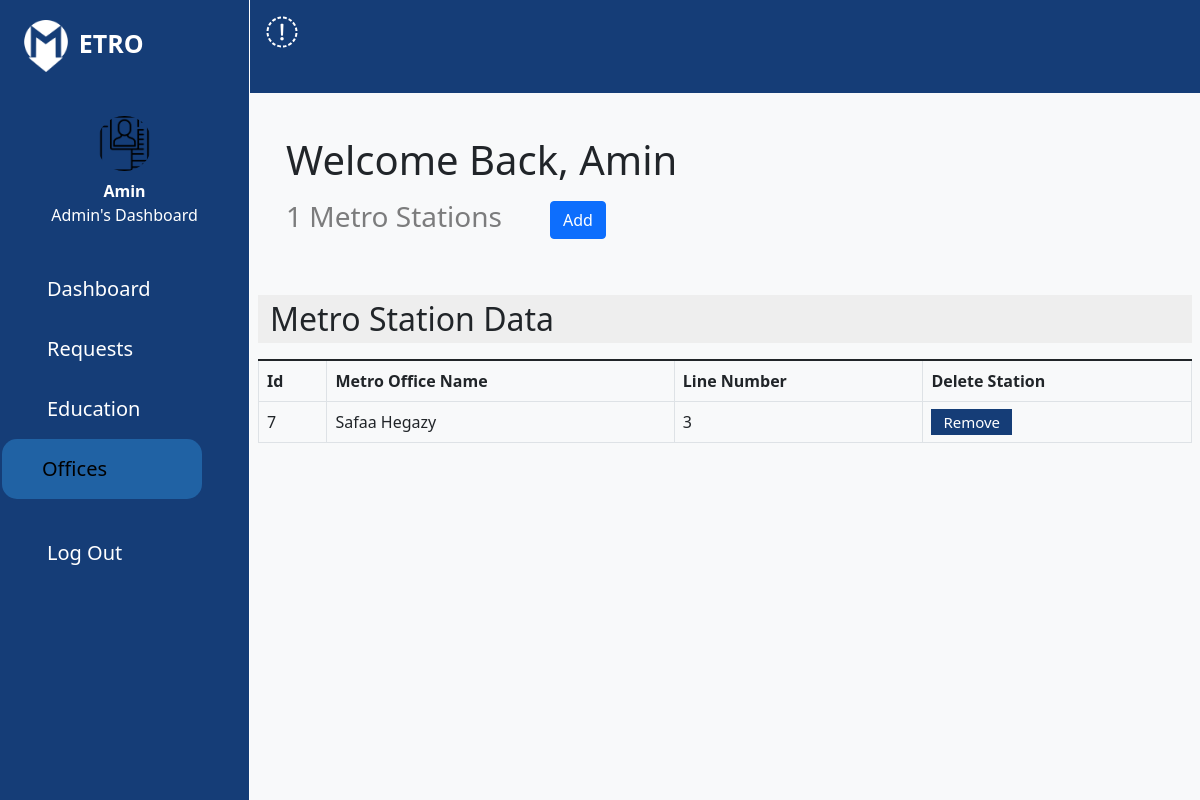
Screenshot of /assets/dashboardOffices.php (signed in) with the database file from the repository.
### tables this page shows
CREATE TABLE `metro_office` (
  `id` int(11) NOT NULL,
  `metro_station_name` varchar(255) NOT NULL,
  `line_number` int(11) NOT NULL,
  `password` int(11) NOT NULL
);

### assets/dashboardOffices.php (the view, shortened to what this page needs)
<?php
include '../config/config.php';
$admin_id = $_SESSION['admin_id'];
$sql = "SELECT * FROM `admin` WHERE id='$admin_id'";
$result = mysqli_query($conn, $sql);
$admin_arr = mysqli_fetch_assoc($result);
$stmt_1 = "SELECT COUNT(*) FROM `metro_office`";
$result_2 = mysqli_query($conn, $stmt_1);
$count_edu = mysqli_fetch_assoc($result_2);
$stmt_2 = "SELECT * FROM `metro_office`";
$result_3 = mysqli_query($conn, $stmt_2);
?>
<!DOCTYPE html>
<html lang="en">
<head>
    <link rel="stylesheet" href="sassPract/css/normalize.css">
    <link rel="stylesheet" href="sassPract/css/all.min.css">
    <link rel="stylesheet" href="sassPract/css/bootstrap.min.css">
    <link rel="stylesheet" href="sassPract/css/main.css">
</head>
<body>
<div class="mainWrapper mainWrapperReq">
    <nav id="sidebar" class="sidebar toggled">
        <div class="sidebar-brand" >
            <img src="sassPract/css/img/adminIcons/istanbul-metro-logo.png" style="filter: invert();" class="w-25" alt=""> ETRO
        </div>
        <div class="sidebar-content">
            <div class="sidebar-user">
                <img src="sassPract/css/img/adminIcons/personal-information.png " class="w-25 img-fluid rounded-circle mb-2" alt="admin">
                <div class="fw-bold"><?=$admin_arr['admin_name']?></div>
                <p>Admin's Dashboard</p>
            </div>
            <ul class="sidebar-nav ">
                    <ul>
                        <li class="sidebar-item "><a class="sidebar-link text-white" href="dashboard.php">Dashboard</a></li>
                        <li class="sidebar-item "><a class="sidebar-link text-white" href="dashboardReq.php">Requests</a></li>
                        <li class="sidebar-item "><a class="sidebar-link text-white" href="dashboardEdu.php">Education</a></li>
                        <li class="sidebar-item dashLinkActive"><a class="sidebar-link"href="#">Offices</a></li>  <br>
                        <li class="sidebar-item"><form action="" method="get"><button name="logout" class="sidebar-link text-white" style="border: 0px;" >Log Out</button></form></li>
                    </ul>
            </ul>
        </div>
    </nav>
<div class="main d-flex  flex-column bg-light ">
    <div>
        <nav class="navbar navbar-expand-lg navbar-light  p-3 sticky-top">
            <a class=" d-flex me-2 sidebar-toggle">
                <i class="fa-sharp fa-solid fa-bars fa-2x " style="color: white; cursor: pointer;"></i>
            </a>
            </div>
   <div class="content d-flex mt-3 p-2">
    <div class="container-fluid">
<div class="header mt-5 mb-5
">
    <h1 class="header-title mb-3 ps-3">
    Welcome Back, <?=$admin_arr['admin_name']?>
    </h1>
   <div class=" d-flex">
<h3 class="ms-3 text-black-50"><?=$count_edu['COUNT(*)']?> Metro Stations</h3>
  <h3><button type="button" class="btn btn-primary ms-5" data-bs-toggle="modal" data-bs-target="#staticBackdrop">
   Add
  </button>
          </h3>
   </div>
</div>
<div class="row d-flex ">
        <table class="table table-bordered ">
          <thead> <p class="fs-2" style="background-color: #eee;">Metro Station Data</p></thead>
            <tr>
                <th>Id</th>
                <th>Metro Office Name </th>
                <th>Line Number</th>
                <th>Delete Station</th>
            </tr>
            <?php
              while ($metro_arr = mysqli_fetch_assoc($result_3)) { ?>
              <tr>
                <td><?=$metro_arr['id']?></td>
                <td><?=$metro_arr['metro_station_name']?></td>
                <td><?=$metro_arr['line_number']?></td>
                <td><a href="../handlers/remove_metro.php?id=<?=$metro_arr['id']?>" style="text-decoration: none;" class="dashBtnn">Remove</a></td>
              </tr>
            <?php
              }
            ?>
          </table>
    </div>
</div>
    </div>
   </div>
        </div>
</body>
</html>

### assets/sassPract/css/main.css (style rules this page uses)
.dashBtnn { font-size: 15px; padding: 1px 10px 1px 10px; border: 2px solid #153d77; background-color: #153d77; color: white; width: -moz-fit-content !important; width: fit-content !important; cursor: pointer; font-weight: 400; }
.mainWrapper { align-items: stretch; display: flex; overflow: hidden; position: relative; width: 100%; }
.mainWrapper::before { content: " "; background-color: #153d77; height: 250px; position: absolute; left: 0; top: 0; width: 100%; }
.mainWrapperReq::before { height: 93px !important; }
.toggled { margin-left: 0 !important; }
.sidebar { margin-left: -250px; background-color: #153d77; max-width: 250px; border-right: 1px solid #fff; min-width: 250px; transition: margin-left 0.4s ease-in-out, left 0.4s ease-in-out, margin-right 0.4s ease-in-out, right 0.4s ease-in-out; z-index: 2; -webkit-transition: margin-left 0.4s ease-in-out, left 0.4s ease-in-out, margin-right 0.4s ease-in-out, right 0.4s ease-in-out; -moz-transition: margin-left 0.4s ease-in-out, left 0.4s ease-in-out, margin-right 0.4s ease-in-out, right 0.4s ease-in-out; -ms-transition: margin-left 0.4s ease-in-out, left 0.4s ease-in-out, margin-right 0.4s ease-in-out, right 0.4s ease-in-out; -o-transition: margin-left 0.4s ease-in-out, left 0.4s ease-in-out, margin-right 0.4s ease-in-out, right 0.4s ease-in-out; }
.sidebar-brand { background-color: #153d77; color: white; display: block; font-size: 25px; font-weight: bold; padding: 20px; text-decoration: none; width: 100%; }
.sidebar-content { background-color: #153d77; display: flex; flex-direction: column; height: 100%; min-height: 100%; transition: margin-left 0.4s ease-in-out, left 0.4s ease-in-out, margin-right 0.4s ease-in-out, right 0.4s ease-in-out; }
.sidebar-user { background-color: #153d77; color: #fff; padding: 1.5rem 1rem 1rem; text-align: center; }
.sidebar-nav { background-color: transparent; display: flex; justify-content: flex-start; list-style: none; margin: 0%; padding: 0; }
.sidebar-item { list-style: none !important; padding: 5px; }
.sidebar-link { background-color: transparent; color: #000000; cursor: pointer; display: block; font-size: 20px; padding: 10px; font-weight: 400; position: relative; text-decoration: none; }
.main { width: 100%; min-height: 100vh; min-width: 0; }
.dashLinkActive { background-color: #2062a4; border: none; border-radius: 15px; -webkit-border-radius: 15px; -moz-border-radius: 15px; -ms-border-radius: 15px; -o-border-radius: 15px; padding: 5px 85px 5px 30px; margin-left: -30px; }
.AppForm .AppFormRight h2, p { z-index: 1; }

### rows the page displays
metro_office: id "7", metro_station_name "Safaa Hegazy", line_number "3"

### other values shown
$admin_arr['admin_name'] "Amin"
$count_edu['COUNT(*)'] "1"
